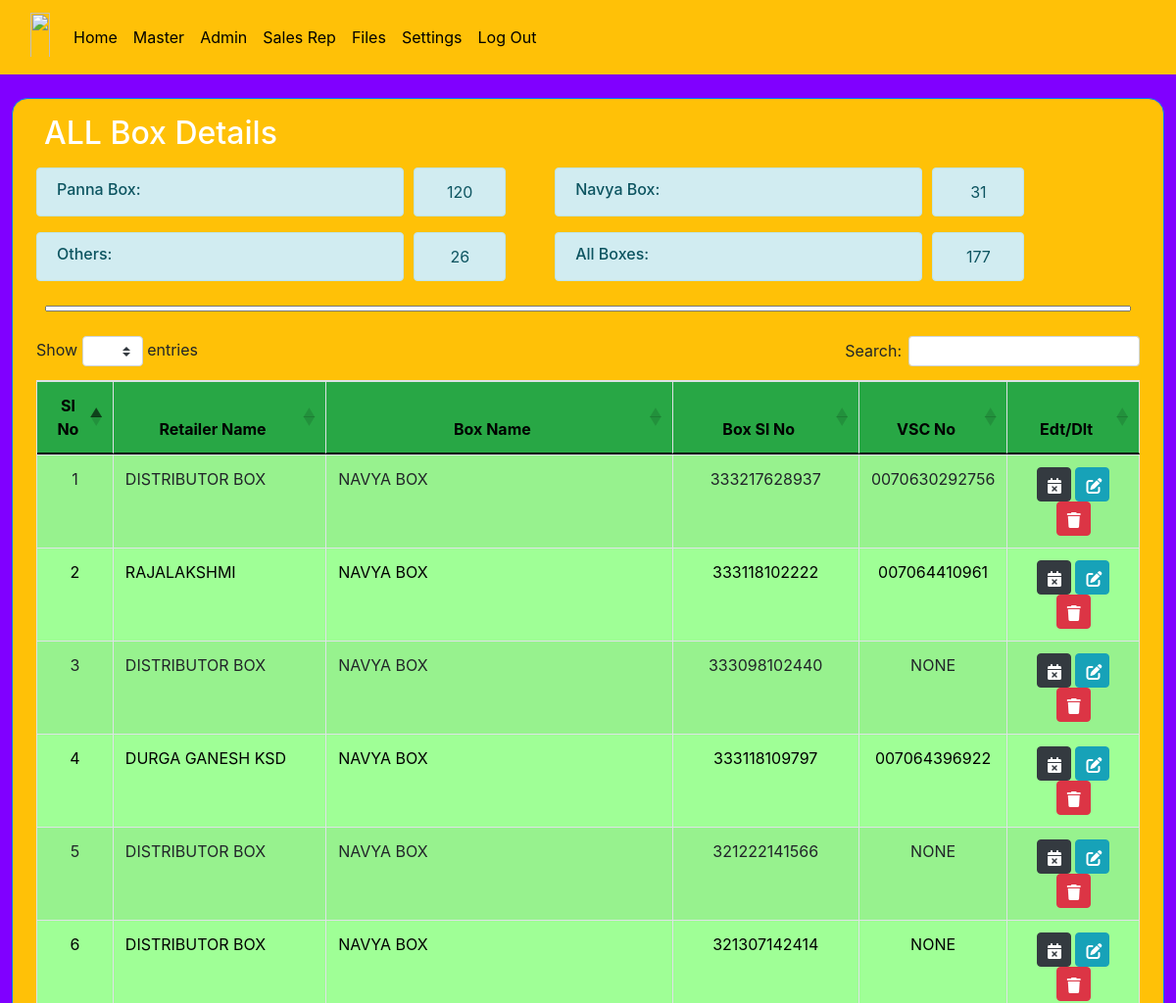
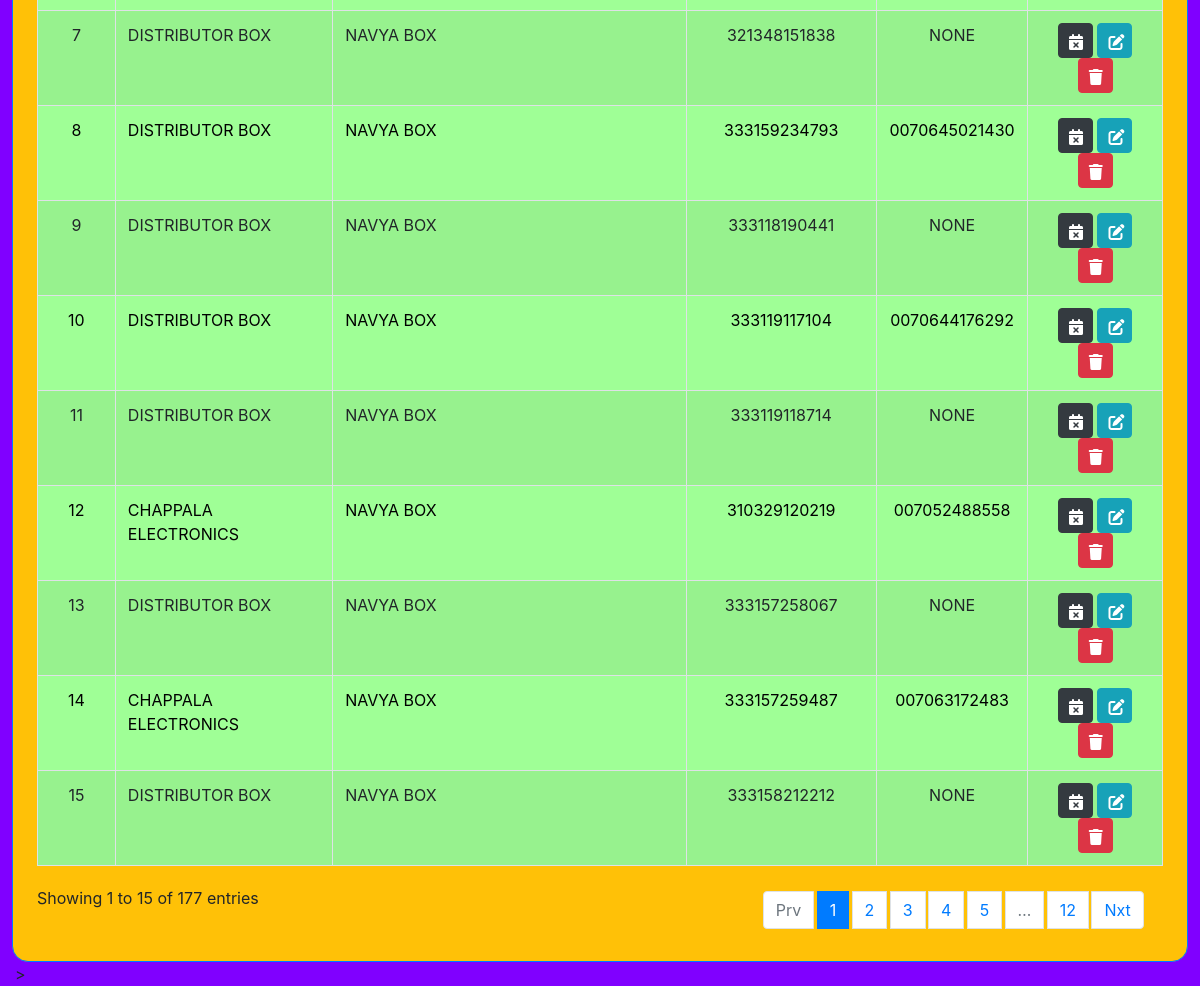
Screenshot of /close_box_master with the database file from the repository (2 pictures, top to bottom).
### d2h_manager/models.py (models this page shows, shortened)
class box_product(models.Model):
    r_name = models.ForeignKey(retailer_master,on_delete=models.CASCADE,null=True,blank=True)
    b_name = models.ForeignKey(box_master, on_delete=models.CASCADE)
    b_slno=models.CharField(max_length=50 ,null=True,blank=True)
    b_vscno=models.CharField(max_length=50 ,null=True,blank=True)
    woc_date = models.DateField(null=True, blank=True )
    set= models.CharField(choices=set_choice , max_length=50 ,null=True )

class retailer_master(models.Model):
    r_name=models.CharField(max_length=50 ,null=True)
    address=models.CharField(max_length=50 ,null=True)
    ph_no=models.CharField(max_length=50 ,null=True)
    def __str__(self):
        return self.r_name

class box_master(models.Model):
    b_name=models.CharField(max_length=50 ,null=True)
    def __str__(self):
        return self.b_name

### d2h_manager/views.py (the view)
# urls.py: path('close_box_master',views.close_box_master,name='close_box_master'),
def close_box_master(request):
    products1 = box_product.objects.filter(woc_date__isnull=True)
    return render(request, 'woc_all.html', {'products1':products1})

### d2h_manager/templates/woc_all.html (shortened to what this page needs)
{% extends 'blank_layout.html' %}
{% load static %}
{% block content %}
<link rel="stylesheet" type="text/css" href="https://stackpath.bootstrapcdn.com/bootstrap/4.5.2/css/bootstrap.min.css">
<link rel="stylesheet" type="text/css" href="https://cdn.datatables.net/1.10.25/css/dataTables.bootstrap4.min.css">
<div class="container-fluid">
    <div class="row">
        <div class="onlypc1 pt-3 ">
            <div class="bg-warning p-2 border border-5 rounded-4 border-primary onlypc1">
                <h2 class="text-white px-4 p-2 ">ALL Box Details</h2>
                <div class="container-fluid">
                    <div class="row px-3 p-0">
                        <h6 class="col-md-4 col-6 alert alert-info" style="margin-right: 10px;height:50px;">Panna Box:</h6>
                        <div id="totalCount" style="margin-right: 50px;height:50px;"
                            class="alert alert-info col-md-1 col-2 text-center" role="alert">
                        </div>
                        <h6 class="col-md-4 col-6 alert alert-info" style="margin-right: 10px;height:50px;">Navya Box:</h6>
                        <div id="totalCount1" style="margin-right: 50px;height:50px;"
                            class="alert alert-info col-md-1 col-2 text-center" role="alert">
                        </div>
                        <h6 class="col-md-4 col-6 alert alert-info" style="margin-right: 10px;height:50px;">Others:</h6>
                        <div id="totalCount2" style="margin-right: 50px;height:50px;"
                            class="alert alert-info col-md-1 col-2 text-center" role="alert">
                        </div>
                        <h6 class="col-md-4 col-6 alert alert-info" style="margin-right: 10px;height:50px;">All Boxes:</h6>
                        <div id="totalCount3" style="margin-right: 50px;height:50px;"
                            class="alert alert-info col-md-1 col-2 text-center" role="alert">
                        </div>
                    </div>
                </div>
                <div class="row px-3">
                    <div class="px-4 pt-0 col-12">
                        <input type="text" id="searchInput" style="height: 0px;width: 100%;">
                    </div>
                </div>
                <div class="p-2 table-container">
                    <div class="p-2">
                        <table id="example" class="table table-bordered table-striped" cellspacing="0" width="100%">
                            <thead>
                                <tr class="bg-success">
                                    <th class="text-center">Sl No</th>
                                    <th class="text-center">Retailer Name</th>
                                    <th class="text-center">Box Name</th>
                                    <th class="text-center">Box Sl No</th>
                                    <th class="text-center">VSC No</th>
                                    <th class="text-center">Edt/Dlt</th>
                                </tr>
                            </thead>
                            <tbody>
                                {% for product1 in products1 %}
                                <tr style="background-color: rgb(159, 255, 150);">
                                    <td class="text-center">{{ forloop.counter0|add:1 }}</td>
                                    <td class="">{{product1.r_name |upper}}</td>
                                    <td class="boxName">{{product1.b_name |upper}}</td>
                                    <td class="text-center">{{product1.b_slno |upper}}</td>
                                    <td class="text-center vscNo">{{product1.b_vscno |upper}}</td>
                                    <td class="text-center">
                                        <a href="{% url 'woc' product1.id %}"> <button style="height: 35px;width: 35px; padding-left: 10px;" class="btn btn-dark"><i class="fa-solid fa-calendar-xmark"></i></button></a>
                                        <a href="{% url 'box_details_edit' product1.id %}"> <button style="height: 35px;width: 35px; padding-left: 10px;" class="btn btn-info"><i class="fa-solid fa-pen-to-square"></i></button></a>
                                        <a href="{% url 'box_details_delete' product1.id %}"> <button style="height: 35px;width: 35px;padding-left: 10px;" class="btn btn-danger"><i class="fa-solid fa-trash"></i></button></a>
                                    </td>
                                </tr>
                                {% endfor %}
                            </tbody>
                        </table>
                    </div>
                </div>
            </div>
        </div>
    </div>>
    {% endblock %}

### d2h_manager/static/style.css (style rules this page uses)
.onlypc1 { padding-top: 30px; }

### rows the page displays
box_product: r_name "DISTRIBUTOR BOX", b_name "NAVYA BOX", b_slno "333217628937", b_vscno "0070630292756"
box_product: r_name "RAJALAKSHMI", b_name "NAVYA BOX", b_slno "333118102222", b_vscno "007064410961"
box_product: r_name "DISTRIBUTOR BOX", b_name "NAVYA BOX", b_slno "333098102440", b_vscno "NONE"
box_product: r_name "DURGA GANESH KSD", b_name "NAVYA BOX", b_slno "333118109797", b_vscno "007064396922"
box_product: r_name "DISTRIBUTOR BOX", b_name "NAVYA BOX", b_slno "321222141566", b_vscno "NONE"
box_product: r_name "DISTRIBUTOR BOX", b_name "NAVYA BOX", b_slno "321307142414", b_vscno "NONE"
box_product: r_name "DISTRIBUTOR BOX", b_name "NAVYA BOX", b_slno "321348151838", b_vscno "NONE"
box_product: r_name "DISTRIBUTOR BOX", b_name "NAVYA BOX", b_slno "333159234793", b_vscno "0070645021430"
box_product: r_name "DISTRIBUTOR BOX", b_name "NAVYA BOX", b_slno "333118190441", b_vscno "NONE"
box_product: r_name "DISTRIBUTOR BOX", b_name "NAVYA BOX", b_slno "333119117104", b_vscno "0070644176292"
box_product: r_name "DISTRIBUTOR BOX", b_name "NAVYA BOX", b_slno "333119118714", b_vscno "NONE"
box_product: r_name "CHAPPALA ELECTRONICS", b_name "NAVYA BOX", b_slno "310329120219", b_vscno "007052488558"
box_product: r_name "DISTRIBUTOR BOX", b_name "NAVYA BOX", b_slno "333157258067", b_vscno "NONE"
box_product: r_name "CHAPPALA ELECTRONICS", b_name "NAVYA BOX", b_slno "333157259487", b_vscno "007063172483"
box_product: r_name "DISTRIBUTOR BOX", b_name "NAVYA BOX", b_slno "333158212212", b_vscno "NONE"
